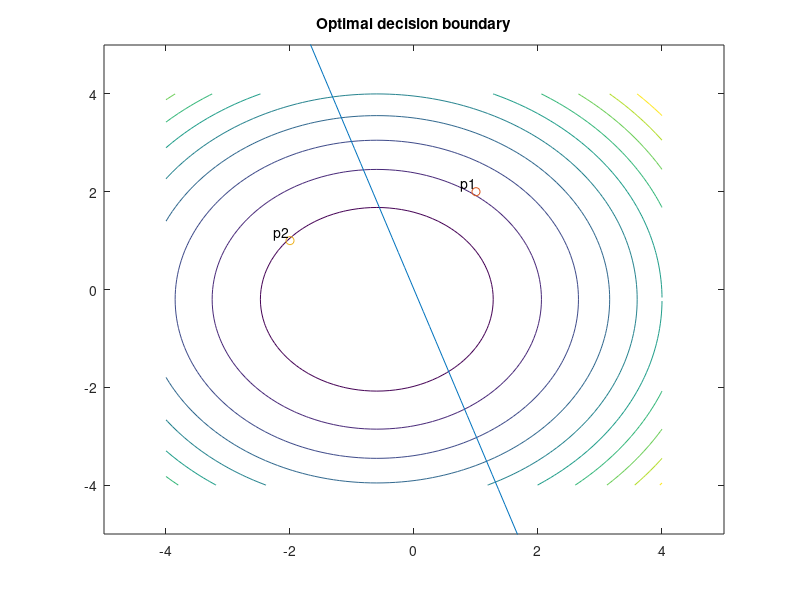

Source code (MATLAB): (Note: this script raises an error after producing the figure.)
% A.
[w1, w2] = meshgrid(-4:0.1:4);
f = 1 + 3*w1 +w2 +2.5*(w1.^2 + w2.^2)
contour(w1, w2, f)
title("Contour lines")

% B.
x = linspace(-5, 5);
y = -3 * x;
hold on
axis([-5 5 -5 5])
plot(x, y)
plot(1, 2, "o")
plot(-2, 1, "o")
text(1, 2, 'p1', 'VerticalAlignment', 'bottom', 'HorizontalAlignment', 'right')
text(-2, 1, 'p2', 'VerticalAlignment', 'bottom', 'HorizontalAlignment', 'right')
title("Optimal decision boundary")
hold of

% C.
% Generating grid for contour plot
[w1, w2] = meshgrid(-4:0.1:4);
f = 1 + 3 * w1 + w2 + 2.5 * (w1.^2 + w2.^2);
contour(w1, w2, f);
title("Trajectory of LMS");
hold on;
% Initialization
p = [1 -2; 2 1];
t = [-1 1];
alpha = 0.025;
w = [3; 1];
plot(3, 1, "r.");
% Training loop
for step = 1:40
for i = 1:2
a = dot(w', p(:, i));
error = t(i) - a;
w = w + 2 * alpha * error * p(:, i);
end
plot(w(1), w(2), "r.");
end
disp(w(1));
disp(w(2));
hold off;